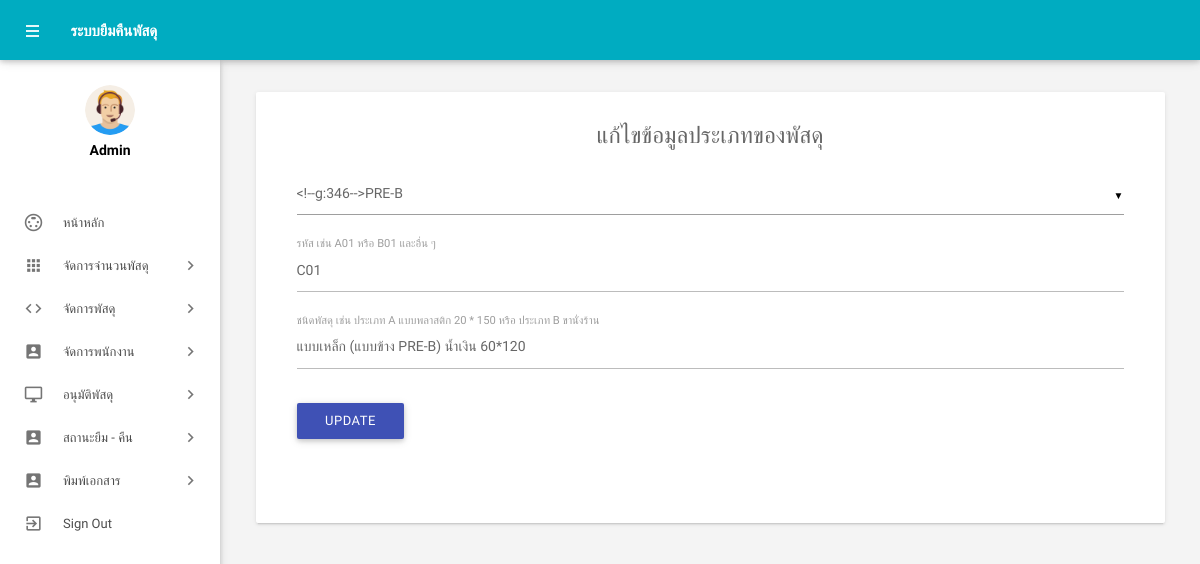
/admin/updatetypepercel.php?id=3 (signed in), run on the app's committed database.
### tables this page shows
CREATE TABLE `tbtypepercel` (
  `TypePercelIdAuto` int(8) NOT NULL,
  `TypePercelId` varchar(15) NOT NULL,
  `TypePercelName` varchar(255) NOT NULL,
  `typePercelAmount` int(11) NOT NULL,
  `PercelIdAuto` int(11) NOT NULL
);

### admin/updatetypepercel.php (the view, shortened to what this page needs)
<?php
include('includes/config.php');
if (strlen($_SESSION['alogin']) == 0) {
    header('location:index.php');
} else {
    $id = $_GET['id'];
    $sql = "SELECT * FROM tbtypepercel  WHERE TypePercelIdAuto=:id";
    $query = $dbh->prepare($sql);
    $query->bindParam(':id', $id);
    $query->execute();
    $resultPercel = $query->fetch(PDO::FETCH_ASSOC);
} ?>
<!DOCTYPE html>
<html lang="en">
<head>
    <link type="text/css" rel="stylesheet" href="../assets/plugins/materialize/css/materialize.min.css" />
    <link href="../assets/plugins/material-preloader/css/materialPreloader.min.css" rel="stylesheet">
    <link href="../assets/css/alpha.min.css" rel="stylesheet" type="text/css" />
    <link href="../assets/css/custom.css" rel="stylesheet" type="text/css" />
</head>
<body>
    <?php include('includes/header.php'); ?>
    <?php include('includes/sidebar.php'); ?>
    <main class="mn-inner">
        <div class="row">
            <div class="col s12 m12 l12">
                <div class="card">
                    <div class="card-content">
                        <h5 style="text-align:center;">แก้ไขข้อมูลประเภทของพัสดุ</h5>
                        <div class="row">
                            <form class="col s12" name="chngpwd" method="post">
                                <div class="row">
                                    <div class="input-field col l12">
                                    </div>
                                    <div class="input-field col l12">
                                        <input id="TypePercelId" type="text" class="validate" autocomplete="off" name="TypePercelId" value="<?php echo $resultPercel['TypePercelId'];  ?>" required>
                                        <label for="TypePercelId">รหัส เช่น A01 หรือ B01 และอื่น ๆ </label>
                                    </div>
                                    <div class="input-field col l12">
                                        <input id="TypePercelName" type="text" class="validate" autocomplete="off" name="TypePercelName" value="<?php echo $resultPercel['TypePercelName'];  ?>" required>
                                        <label for="TypePercelName">ชนิดพัสดุ เช่น ประเภท A แบบพลาสติก 20 * 150 หรือ ประเภท B ขานั่งร้าน</label>
                                    </div>
                                    <div class="input-field col s12">
                                        <button type="submit" name="add" class="waves-effect waves-light btn indigo m-b-xs">UPDATE</button>
                                    </div>
                                </div>
                            </form>
                        </div>
                    </div>
                </div>
            </div>
        </div>
    </main>
    </div>
    <div class="left-sidebar-hover"></div>
</body>
</html>

### admin/updatetypepercel.php (style rules this page uses)
body { font-family: 'IBM Plex Sans Thai Looped', sans-serif; }

### data on the page
tbtypepercel: TypePercelId "C01", TypePercelName "แบบเหล็ก (แบบข้าง PRE-B) น้ำเงิน 60*120"
